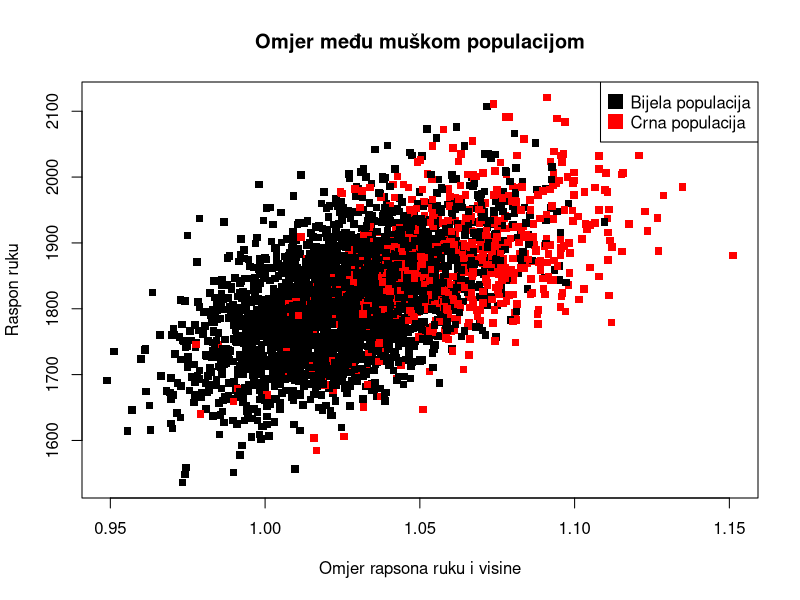
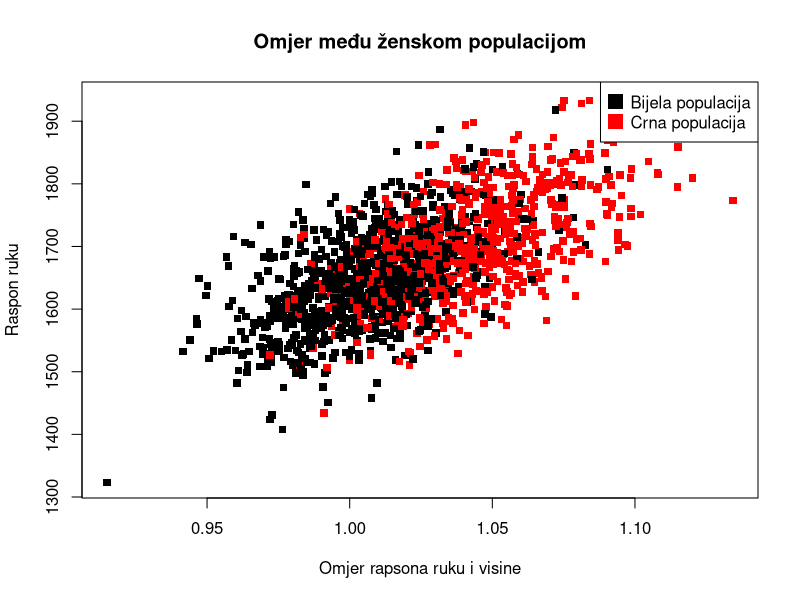
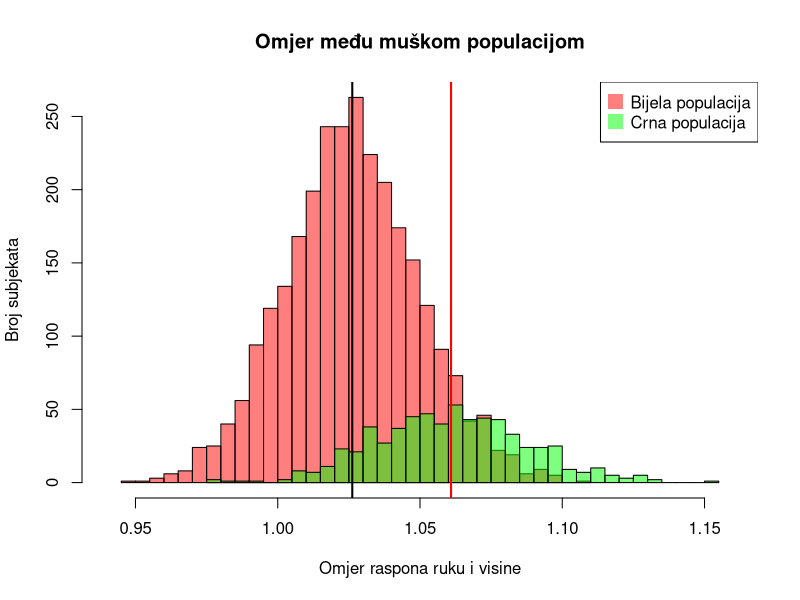
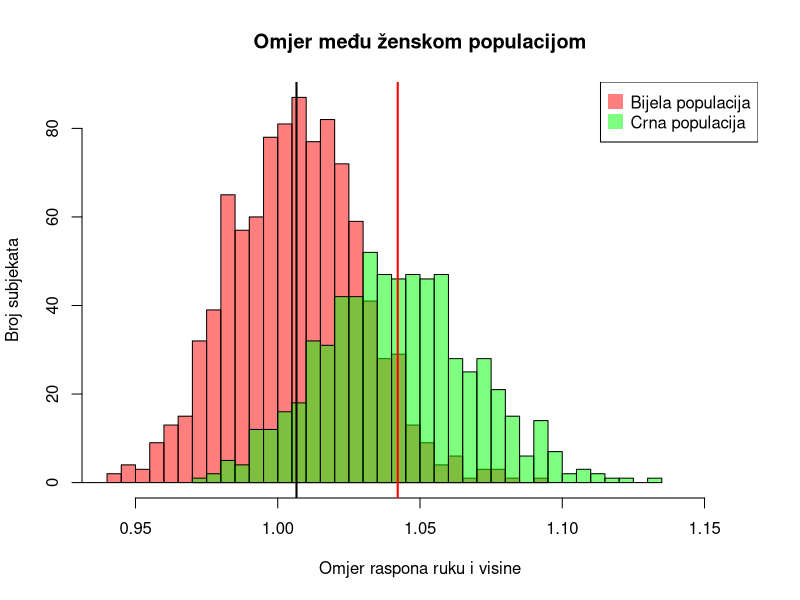
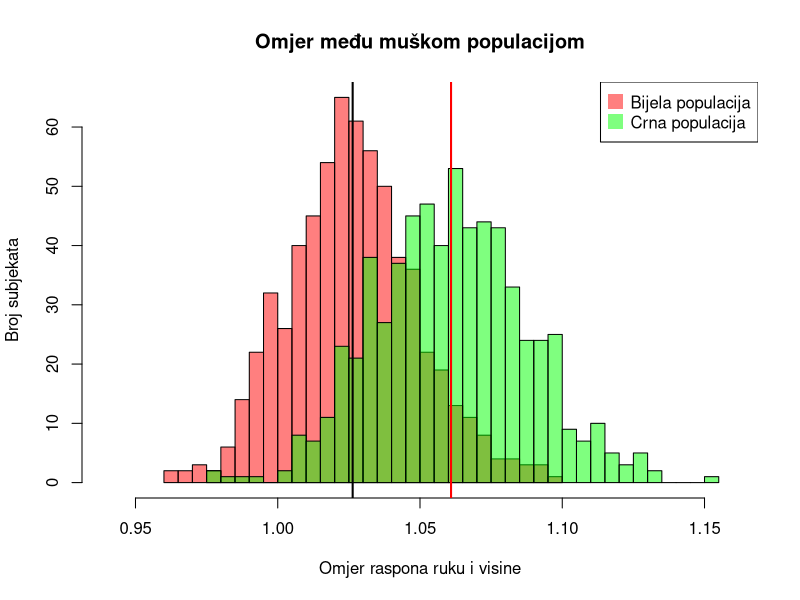
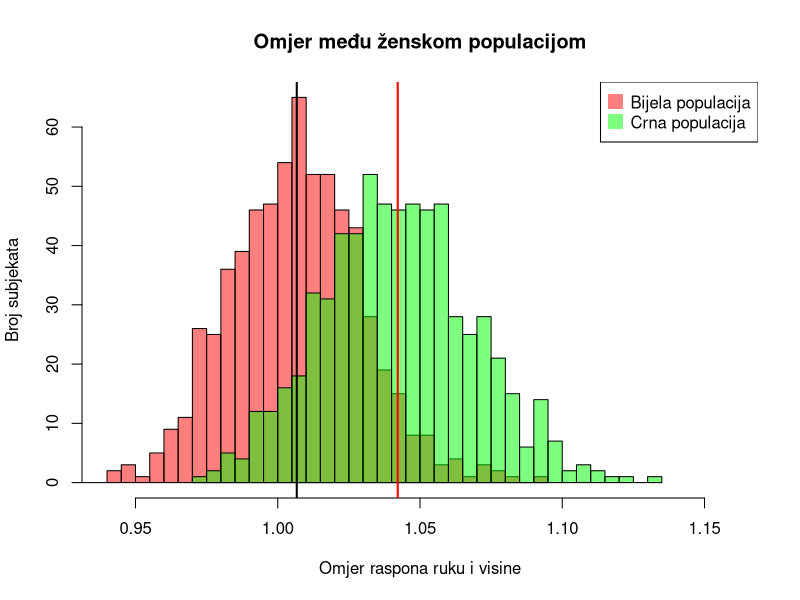
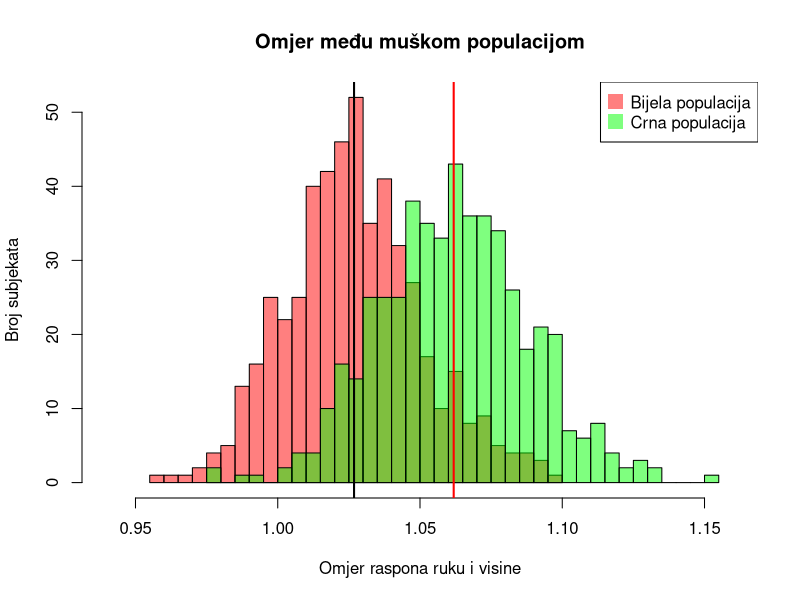
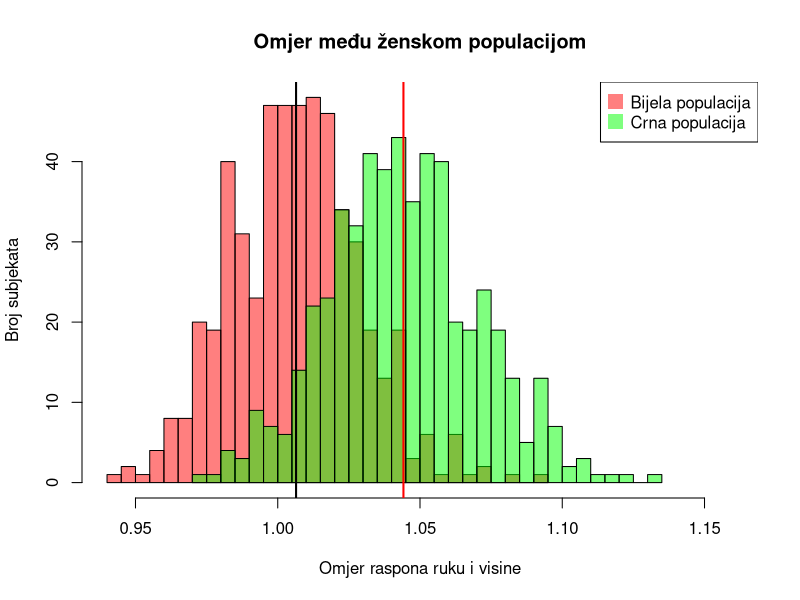

The R script that drew these images, in order:
## ---- chunk 1
knitr::opts_chunk$set(echo = TRUE)
## ---- chunk 2
antrData =  read.csv("ANSUR_II_data.csv")
## ---- chunk 3
antrData$colorData = "black"
antrData$colorData[antrData$DODRace != 1] = "red"

require(fastDummies)
antrData = dummy_cols(antrData, select_columns = c("Gender"))

## ---- chunk 4
antrData_male <- antrData[antrData$Gender_Male == 1,]
antrData_blackwhite <- antrData_male[antrData_male$DODRace == 1 | antrData_male$DODRace == 2,]

antrData_female <- antrData[antrData$Gender_Male == 0,]
antrData_blackwhite_female <- antrData_female[antrData_female$DODRace == 1 | antrData_female$DODRace == 2,]

## ---- chunk 5
antrData_blackwhite$spanheightratio <- antrData_blackwhite$span / antrData_blackwhite$stature
antrData_blackwhite_female$spanheightratio <- antrData_blackwhite_female$span / antrData_blackwhite_female$stature
## ---- chunk 6
plot(antrData_blackwhite$spanheightratio, antrData_blackwhite$span, pch=15, xlab = 'Omjer rapsona ruku i visine', ylab = 'Raspon ruku',col=antrData_blackwhite$colorData, main = "Omjer među muškom populacijom")

legend('topright', legend = c("Bijela populacija", "Crna populacija"), col = c("black", "red"), pt.cex=2, pch=15)

plot(antrData_blackwhite_female$spanheightratio, antrData_blackwhite_female$span, pch=15, xlab = 'Omjer rapsona ruku i visine', ylab = 'Raspon ruku',col=antrData_blackwhite_female$colorData, main = "Omjer među ženskom populacijom")

legend('topright', legend = c("Bijela populacija", "Crna populacija"), col = c("black", "red"), pt.cex=2, pch=15)
## ---- chunk 7
mean_male_white <- mean(antrData_blackwhite$spanheightratio[antrData_blackwhite$DODRace == 1])
mean_male_black <- mean(antrData_blackwhite$spanheightratio[antrData_blackwhite$DODRace == 2])

hist(antrData_blackwhite$spanheightratio[antrData_blackwhite$DODRace == 1], breaks = 30,xlim=c(0.94,1.16) ,col = rgb(1,0,0,0.5), xlab = "Omjer raspona ruku i visine", ylab = "Broj subjekata", main = "Omjer među muškom populacijom")

hist(antrData_blackwhite$spanheightratio[antrData_blackwhite$DODRace == 2], breaks = 30,xlim=c(0.94,1.16), col =rgb(0,1,0,0.5), add = T)

abline(v = mean_male_white, col = "black", lwd = 2)
abline(v = mean_male_black, col = "red", lwd = 2)

legend('topright', legend = c("Bijela populacija", "Crna populacija"), col = c(rgb(1,0,0,0.5), rgb(0,1,0,0.5)), pt.cex=2, pch=15)


mean_female_white <- mean(antrData_blackwhite_female$spanheightratio[antrData_blackwhite_female$DODRace == 1])
mean_female_black <- mean(antrData_blackwhite_female$spanheightratio[antrData_blackwhite_female$DODRace == 2])

hist(antrData_blackwhite_female$spanheightratio[antrData_blackwhite_female$DODRace == 1], breaks = 30,xlim=c(0.94,1.16) ,col = rgb(1,0,0,0.5), xlab = "Omjer raspona ruku i visine", ylab = "Broj subjekata", main = "Omjer među ženskom populacijom")

hist(antrData_blackwhite_female$spanheightratio[antrData_blackwhite_female$DODRace == 2], breaks = 30,xlim=c(0.94,1.16), col =rgb(0,1,0,0.5), add = T)

abline(v = mean_female_white, col = "black", lwd = 2)
abline(v = mean_female_black, col = "red", lwd = 2)

legend('topright', legend = c("Bijela populacija", "Crna populacija"), col = c(rgb(1,0,0,0.5), rgb(0,1,0,0.5)), pt.cex=2, pch=15)
## ---- chunk 8
antrData_blackwhite = dummy_cols(antrData_blackwhite, select_columns = c("DODRace"))
antrData_blackwhite_female = dummy_cols(antrData_blackwhite_female, select_columns = c("DODRace"))
## ---- chunk 9
logitSpan <- glm(DODRace_1 ~ spanheightratio, data=antrData_blackwhite, family='binomial')
summary((logitSpan))
## ---- chunk 10
logitSpan_probs <- predict(logitSpan, type="response")
logitSpan_predicitions <- ifelse(logitSpan_probs > 0.5, 1, 0)
conffMatrix <- as.data.frame(table(logitSpan_predicitions, antrData_blackwhite$DODRace_1))
print(conffMatrix)
## ---- chunk 11
accuracy <- (conffMatrix[1, 3] + conffMatrix[4, 3])/length(logitSpan_predicitions)
print(accuracy)
## ---- chunk 12
table(antrData_blackwhite$DODRace)
table(antrData_blackwhite_female$DODRace)
## ---- chunk 13
equalData <- function(df){
  size <- nrow(df[df$DODRace == 2, ])
  count <- 0
  indices <- c()
  
  
  for(i in 1:nrow(df)){
    if(df$DODRace[i] == 1){
      if(count >= size){
        indices[i] <- FALSE 
      } else{
        count <- count + 1
        indices[i] <- TRUE
      }
    } else {
      indices[i] <- TRUE 
    }
  }
  return(indices)
}
## ---- chunk 14
set.seed(42)

rows <- sample(nrow(antrData_blackwhite))
rows_female <- sample(nrow(antrData_blackwhite_female))

antrData_blackwhite_shuffle <- antrData_blackwhite[rows, ]
antrData_blackwhite_female_shuffle <- antrData_blackwhite_female[rows_female, ]

indices <- equalData(antrData_blackwhite_shuffle)
indices_female <- equalData(antrData_blackwhite_female_shuffle)

antrData_blackwhite_shuffle <- antrData_blackwhite_shuffle[indices, ]
nrow(antrData_blackwhite_shuffle[antrData_blackwhite_shuffle$DODRace == 2, ])
nrow(antrData_blackwhite_shuffle[antrData_blackwhite_shuffle$DODRace == 1, ])

antrData_blackwhite_female_shuffle <- antrData_blackwhite_female_shuffle[indices_female, ]
nrow(antrData_blackwhite_female_shuffle[antrData_blackwhite_female_shuffle$DODRace == 2, ])
nrow(antrData_blackwhite_female_shuffle[antrData_blackwhite_female_shuffle$DODRace == 1, ])
## ---- chunk 15
mean_male_white <- mean(antrData_blackwhite_shuffle$spanheightratio[antrData_blackwhite_shuffle$DODRace == 1])
mean_male_black <- mean(antrData_blackwhite_shuffle$spanheightratio[antrData_blackwhite_shuffle$DODRace == 2])

hist(antrData_blackwhite_shuffle$spanheightratio[antrData_blackwhite_shuffle$DODRace == 1], breaks = 30,xlim=c(0.94,1.16) ,col = rgb(1,0,0,0.5), xlab = "Omjer raspona ruku i visine", ylab = "Broj subjekata", main = "Omjer među muškom populacijom")

hist(antrData_blackwhite_shuffle$spanheightratio[antrData_blackwhite_shuffle$DODRace == 2], breaks = 30,xlim=c(0.94,1.16), col =rgb(0,1,0,0.5), add = T)

abline(v = mean_male_white, col = "black", lwd = 2)
abline(v = mean_male_black, col = "red", lwd = 2)

legend('topright', legend = c("Bijela populacija", "Crna populacija"), col = c(rgb(1,0,0,0.5), rgb(0,1,0,0.5)), pt.cex=2, pch=15)


mean_female_white <- mean(antrData_blackwhite_female_shuffle$spanheightratio[antrData_blackwhite_female_shuffle$DODRace == 1])
mean_female_black <- mean(antrData_blackwhite_female_shuffle$spanheightratio[antrData_blackwhite_female_shuffle$DODRace == 2])

hist(antrData_blackwhite_female_shuffle$spanheightratio[antrData_blackwhite_female_shuffle$DODRace == 1], breaks = 30,xlim=c(0.94,1.16) ,col = rgb(1,0,0,0.5), xlab = "Omjer raspona ruku i visine", ylab = "Broj subjekata", main = "Omjer među ženskom populacijom")

hist(antrData_blackwhite_female_shuffle$spanheightratio[antrData_blackwhite_female_shuffle$DODRace == 2], breaks = 30,xlim=c(0.94,1.16), col =rgb(0,1,0,0.5), add = T)

abline(v = mean_female_white, col = "black", lwd = 2)
abline(v = mean_female_black, col = "red", lwd = 2)

legend('topright', legend = c("Bijela populacija", "Crna populacija"), col = c(rgb(1,0,0,0.5), rgb(0,1,0,0.5)), pt.cex=2, pch=15)
## ---- chunk 16
logitSpan_corrected <- glm(DODRace_1 ~ spanheightratio, data=antrData_blackwhite_shuffle, family='binomial')
summary((logitSpan_corrected))

logitSpan_female <- glm(DODRace_1 ~ spanheightratio, data=antrData_blackwhite_female_shuffle, family='binomial')
summary((logitSpan_female))
## ---- chunk 17
logitSpan_probs_corrected <- predict(logitSpan_corrected, type="response")
logitSpan_probs_female <- predict(logitSpan_female, type="response")

logitSpan_predicitions_corrected <- ifelse(logitSpan_probs_corrected > 0.5, 1, 0)
conffMatrix <- as.data.frame(table(logitSpan_predicitions_corrected, antrData_blackwhite_shuffle$DODRace_1))
print(conffMatrix)

logitSpan_predicitions_female <- ifelse(logitSpan_probs_female > 0.5, 1, 0)
conffMatrix_female <- as.data.frame(table(logitSpan_predicitions_female, antrData_blackwhite_female_shuffle$DODRace_1))
print(conffMatrix_female)
## ---- chunk 18

accuracy <- (conffMatrix[1, 3] + conffMatrix[4, 3])/length(logitSpan_predicitions_corrected)
print(accuracy)

accuracy_female <- (conffMatrix_female[1, 3] + conffMatrix_female[4, 3])/length(logitSpan_predicitions_female)
print(accuracy_female)
## ---- chunk 19
antrData_blackwhiteonly <- antrData_male[antrData_male$SubjectNumericRace == 1 | antrData_male$SubjectNumericRace == 2,]
antrData_blackwhiteonly_female <- antrData_female[antrData_female$SubjectNumericRace == 1 | antrData_female$SubjectNumericRace == 2,]

antrData_blackwhiteonly$spanheightratio <- antrData_blackwhiteonly$span / antrData_blackwhiteonly$stature
antrData_blackwhiteonly_female$spanheightratio <- antrData_blackwhiteonly_female$span / antrData_blackwhiteonly_female$stature

## ---- chunk 20
rows <- sample(nrow(antrData_blackwhiteonly))
rows_female <- sample(nrow(antrData_blackwhiteonly_female))

antrData_blackwhiteonly_shuffle <- antrData_blackwhiteonly[rows, ]
antrData_blackwhiteonly_female_shuffle <- antrData_blackwhiteonly_female[rows_female, ]

indices <- equalData(antrData_blackwhiteonly_shuffle)
indices_female <- equalData(antrData_blackwhiteonly_female_shuffle)

antrData_blackwhiteonly_shuffle <- antrData_blackwhiteonly_shuffle[indices, ]
nrow(antrData_blackwhiteonly_shuffle[antrData_blackwhiteonly_shuffle$DODRace == 2, ])
nrow(antrData_blackwhiteonly_shuffle[antrData_blackwhiteonly_shuffle$DODRace == 1, ])


antrData_blackwhiteonly_female_shuffle <- antrData_blackwhiteonly_female_shuffle[indices_female, ]
nrow(antrData_blackwhiteonly_female_shuffle[antrData_blackwhiteonly_female_shuffle$DODRace == 2, ])
nrow(antrData_blackwhiteonly_female_shuffle[antrData_blackwhiteonly_female_shuffle$DODRace == 1, ])
## ---- chunk 21
mean_male_white <- mean(antrData_blackwhiteonly_shuffle$spanheightratio[antrData_blackwhiteonly_shuffle$SubjectNumericRace == 1])
mean_male_black <- mean(antrData_blackwhiteonly_shuffle$spanheightratio[antrData_blackwhiteonly_shuffle$SubjectNumericRace == 2])

hist(antrData_blackwhiteonly_shuffle$spanheightratio[antrData_blackwhiteonly_shuffle$SubjectNumericRace == 1], breaks = 30,xlim=c(0.94,1.16) ,col = rgb(1,0,0,0.5), xlab = "Omjer raspona ruku i visine", ylab = "Broj subjekata", main = "Omjer među muškom populacijom")

hist(antrData_blackwhiteonly_shuffle$spanheightratio[antrData_blackwhiteonly_shuffle$SubjectNumericRace == 2], breaks = 30,xlim=c(0.94,1.16), col =rgb(0,1,0,0.5), add = T)

abline(v = mean_male_white, col = "black", lwd = 2)
abline(v = mean_male_black, col = "red", lwd = 2)

legend('topright', legend = c("Bijela populacija", "Crna populacija"), col = c(rgb(1,0,0,0.5), rgb(0,1,0,0.5)), pt.cex=2, pch=15)


mean_female_white <- mean(antrData_blackwhiteonly_female_shuffle$spanheightratio[antrData_blackwhiteonly_female_shuffle$SubjectNumericRace == 1])
mean_female_black <- mean(antrData_blackwhiteonly_female_shuffle$spanheightratio[antrData_blackwhiteonly_female_shuffle$SubjectNumericRace == 2])

hist(antrData_blackwhiteonly_female_shuffle$spanheightratio[antrData_blackwhiteonly_female_shuffle$SubjectNumericRace == 1], breaks = 30,xlim=c(0.94,1.16) ,col = rgb(1,0,0,0.5), xlab = "Omjer raspona ruku i visine", ylab = "Broj subjekata", main = "Omjer među ženskom populacijom")

hist(antrData_blackwhiteonly_female_shuffle$spanheightratio[antrData_blackwhiteonly_female_shuffle$SubjectNumericRace == 2], breaks = 30,xlim=c(0.94,1.16), col =rgb(0,1,0,0.5), add = T)

abline(v = mean_female_white, col = "black", lwd = 2)
abline(v = mean_female_black, col = "red", lwd = 2)

legend('topright', legend = c("Bijela populacija", "Crna populacija"), col = c(rgb(1,0,0,0.5), rgb(0,1,0,0.5)), pt.cex=2, pch=15)
## ---- chunk 22
antrData_blackwhiteonly_shuffle = dummy_cols(antrData_blackwhiteonly_shuffle, select_columns = c("SubjectNumericRace"))
antrData_blackwhiteonly_female_shuffle = dummy_cols(antrData_blackwhiteonly_female_shuffle, select_columns = c("SubjectNumericRace"))
## ---- chunk 23
logitSpan_only <- glm(SubjectNumericRace_1 ~ spanheightratio, data=antrData_blackwhiteonly_shuffle, family='binomial')
summary((logitSpan_only))

logitSpan_only_female <- glm(SubjectNumericRace_1 ~ spanheightratio, data=antrData_blackwhiteonly_female_shuffle, family='binomial')
summary((logitSpan_only_female))

## ---- chunk 24
logitSpan_probs_only <- predict(logitSpan_only, type="response")
logitSpan_probs_only_female <- predict(logitSpan_only_female, type="response")

logitSpan_predicitions_only <- ifelse(logitSpan_probs_only > 0.5, 1, 0)
conffMatrix <- as.data.frame(table(logitSpan_predicitions_only, antrData_blackwhiteonly_shuffle$SubjectNumericRace_1))
print(conffMatrix)

logitSpan_predicitions_only_female <- ifelse(logitSpan_probs_only_female > 0.5, 1, 0)
conffMatrix_female <- as.data.frame(table(logitSpan_predicitions_only_female, antrData_blackwhiteonly_female_shuffle$SubjectNumericRace_1))
print(conffMatrix_female)
## ---- chunk 25
accuracy <- (conffMatrix[1, 3] + conffMatrix[4, 3])/length(logitSpan_predicitions_only)
print(accuracy)

accuracy <- (conffMatrix_female[1, 3] + conffMatrix_female[4, 3])/length(logitSpan_predicitions_only_female)
print(accuracy)
## ---- chunk 26
testingData = read.csv("AddedData.csv")

testingData$spanheightratio <- testingData$span/testingData$height
## ---- chunk 27
logitSpan_probs_testing <- predict(logitSpan_only, newdata = testingData ,type="response")

logitSpan_predicitions_testing <- ifelse(logitSpan_probs_testing > 0.5, 1, 0)
conffMatrix <- as.data.frame(table(logitSpan_predicitions_testing, testingData$race))
print(conffMatrix)

accuracy <- (conffMatrix[1, 3] + conffMatrix[4, 3])/length(logitSpan_predicitions_testing)
print(accuracy)
